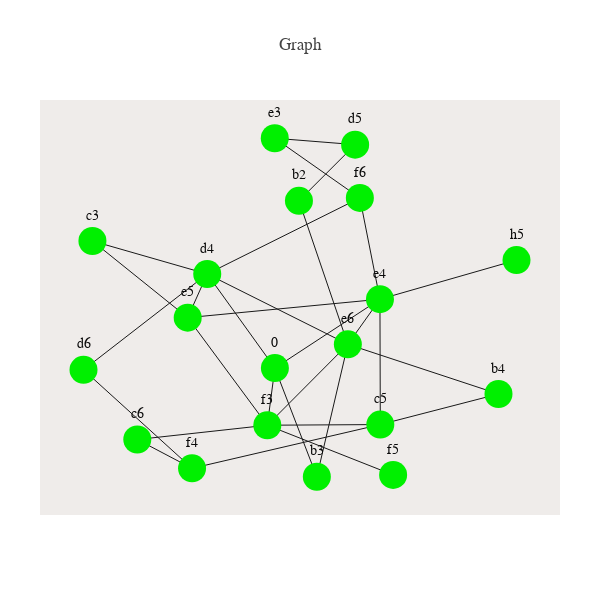

Notebook code for this chart:
### Code cell
iplot(fig, filename='Tree-Reingold-Tilf')

### Figure 1 — Plotly figure (JSON) as saved in the notebook; plotly's stock layout.template omitted (floating-point values rounded to 4 significant figures)
{"data": [{"hoverinfo": "none", "line": {"color": "rgb(25,25,25)", "width": 1}, "mode": "lines", "type": "scatter", "x": [0.4351, 0.6739, null, 0.4351, 0.2813, null, 0.4351, 0.4179, null, 0.4351, 0.5304, null, 0.6009, 0.4179, null, 0.6009, 0.9434, null, 0.6009, 0.4897, null, 0.6009, 0.5304, null, 0.6009, 0.6739, null, 0.6009, 0.2813, null, 0.2468, 0, null, 0.2468, 0.1223, null, 0.2468, 0.6747, null, 0.7038, 0.4179, null, 0.6282, 0.6739, null, 0.6282, 0.2813, null, 0.6282, 0.4348, null, 0.2369, 0.02032, null, 0.2369, 0.6739, null, 0.2369, 0.2813, null, 0.2369, 0.4179, null, 0.9843, 0.6739, null, 0.9434, 0.6747, null, 0, 0.2813, null, 0.4179, 0.1223, null, 0.4179, 0.6747, null, 0.4348, 0.6175, null, 0.4897, 0.6175, null, 0.02032, 0.2813, null, 0.6739, 0.6747, null], "y": [0.3211, 0.5245, null, 0.3211, 0.599, null, 0.3211, 0.1522, null, 0.3211, 0, null, 0.3913, 0.1522, null, 0.3913, 0.2445, null, 0.3913, 0.8153, null, 0.3913, 0, null, 0.3913, 0.5245, null, 0.3913, 0.599, null, 0.02491, 0.3159, null, 0.02491, 0.11, null, 0.02491, 0.1542, null, 0.005465, 0.1522, null, 0.8237, 0.5245, null, 0.8237, 0.599, null, 0.8237, 1, null, 0.47, 0.6964, null, 0.47, 0.5245, null, 0.47, 0.599, null, 0.47, 0.1522, null, 0.6401, 0.5245, null, 0.2445, 0.1542, null, 0.3159, 0.599, null, 0.1522, 0.11, null, 0.1522, 0.1542, null, 1, 0.9811, null, 0.8153, 0.9811, null, 0.6964, 0.599, null, 0.5245, 0.1542, null]}, {"hoverinfo": "text", "marker": {"color": "rgb(0,240,0)", "size": 28, "symbol": "dot"}, "mode": "markers", "text": [0, "b2", "b3", "b4", "c3", "c5", "c6", "d4", "d5", "d6", "e3", "e4", "e5", "e6", "f3", "f4", "f5", "f6", "h5"], "type": "scatter", "x": [0.4351, 0.4897, 0.5304, 0.9434, 0.02032, 0.6747, 0.1223, 0.2813, 0.6175, 0, 0.4348, 0.6739, 0.2369, 0.6009, 0.4179, 0.2468, 0.7038, 0.6282, 0.9843], "y": [0.3211, 0.8153, 0, 0.2445, 0.6964, 0.1542, 0.11, 0.599, 0.9811, 0.3159, 1, 0.5245, 0.47, 0.3913, 0.1522, 0.02491, 0.005465, 0.8237, 0.6401]}], "layout": {"annotations": [{"font": {"color": "rgb(10,10,10)", "size": 14}, "showarrow": false, "text": 0, "x": 0.4351, "xref": "x1", "y": 0.3961, "yref": "y1"}, {"font": {"color": "rgb(10,10,10)", "size": 14}, "showarrow": false, "text": "b2", "x": 0.4897, "xref": "x1", "y": 0.8903, "yref": "y1"}, {"font": {"color": "rgb(10,10,10)", "size": 14}, "showarrow": false, "text": "b3", "x": 0.5304, "xref": "x1", "y": 0.075, "yref": "y1"}, {"font": {"color": "rgb(10,10,10)", "size": 14}, "showarrow": false, "text": "b4", "x": 0.9434, "xref": "x1", "y": 0.3195, "yref": "y1"}, {"font": {"color": "rgb(10,10,10)", "size": 14}, "showarrow": false, "text": "c3", "x": 0.02032, "xref": "x1", "y": 0.7714, "yref": "y1"}, {"font": {"color": "rgb(10,10,10)", "size": 14}, "showarrow": false, "text": "c5", "x": 0.6747, "xref": "x1", "y": 0.2292, "yref": "y1"}, {"font": {"color": "rgb(10,10,10)", "size": 14}, "showarrow": false, "text": "c6", "x": 0.1223, "xref": "x1", "y": 0.185, "yref": "y1"}, {"font": {"color": "rgb(10,10,10)", "size": 14}, "showarrow": false, "text": "d4", "x": 0.2813, "xref": "x1", "y": 0.674, "yref": "y1"}, {"font": {"color": "rgb(10,10,10)", "size": 14}, "showarrow": false, "text": "d5", "x": 0.6175, "xref": "x1", "y": 1.056, "yref": "y1"}, {"font": {"color": "rgb(10,10,10)", "size": 14}, "showarrow": false, "text": "d6", "x": 0, "xref": "x1", "y": 0.3909, "yref": "y1"}, {"font": {"color": "rgb(10,10,10)", "size": 14}, "showarrow": false, "text": "e3", "x": 0.4348, "xref": "x1", "y": 1.075, "yref": "y1"}, {"font": {"color": "rgb(10,10,10)", "size": 14}, "showarrow": false, "text": "e4", "x": 0.6739, "xref": "x1", "y": 0.5995, "yref": "y1"}, {"font": {"color": "rgb(10,10,10)", "size": 14}, "showarrow": false, "text": "e5", "x": 0.2369, "xref": "x1", "y": 0.545, "yref": "y1"}, {"font": {"color": "rgb(10,10,10)", "size": 14}, "showarrow": false, "text": "e6", "x": 0.6009, "xref": "x1", "y": 0.4663, "yref": "y1"}, {"font": {"color": "rgb(10,10,10)", "size": 14}, "showarrow": false, "text": "f3", "x": 0.4179, "xref": "x1", "y": 0.2272, "yref": "y1"}, {"font": {"color": "rgb(10,10,10)", "size": 14}, "showarrow": false, "text": "f4", "x": 0.2468, "xref": "x1", "y": 0.09991, "yref": "y1"}, {"font": {"color": "rgb(10,10,10)", "size": 14}, "showarrow": false, "text": "f5", "x": 0.7038, "xref": "x1", "y": 0.08046, "yref": "y1"}, {"font": {"color": "rgb(10,10,10)", "size": 14}, "showarrow": false, "text": "f6", "x": 0.6282, "xref": "x1", "y": 0.8987, "yref": "y1"}, {"font": {"color": "rgb(10,10,10)", "size": 14}, "showarrow": false, "text": "h5", "x": 0.9843, "xref": "x1", "y": 0.7151, "yref": "y1"}], "autosize": false, "font": {"family": "Balto"}, "height": 600, "hovermode": "closest", "margin": {"b": 85, "l": 40, "pad": 0, "r": 40, "t": 100}, "plot_bgcolor": "#efecea", "showlegend": false, "title": "Graph", "width": 600, "xaxis": {"showgrid": false, "showline": false, "showticklabels": false, "title": "", "zeroline": false}, "yaxis": {"showgrid": false, "showline": false, "showticklabels": false, "title": "", "zeroline": false}}}
